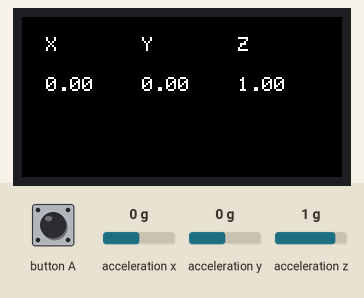
Recording of a sketch running on a simulated ESP32. On the bench: 160×80 colour display. Inputs (shaded band) come from the test bench; at power-on: acceleration x 0 g, acceleration y 0 g, acceleration z 1 g. WiFi joins after 1.5 s; servers stay silent unless stated; web services answer with replies made up by the test bench; what the sketch prints to the serial monitor is not drawn.

2.9 s: button A pressed for 0.15 s
Above: at 3.6 s.
Timing chart, 0 to 5.9 s (numbered marks = the images above; inputs shaded):
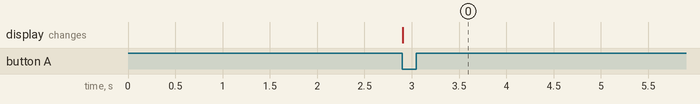

The sketch:

IFTTT_Accelerometer.ino
```cpp
#include <M5StickC.h>
#include <WiFi.h>
#include <HTTPClient.h>
#include <Arduino_JSON.h>

const char *ssid = "One+";
const char *password = "987654321";
const int BIG_BUTTON = 37;
volatile bool buttonPressed = false;

float accX = 0.0F;
float accY = 0.0F;
float accZ = 0.0F;

// Your Domain name with URL path or IP address with path
String iftttApiKey = "K4tibvQOfnxiGhnlpO-SR";
String event = "accel_readings";

void IRAM_ATTR buttonEvent() {
  buttonPressed = true;
}

void setup() {
  Serial.begin(115200);
  M5.begin();
  M5.IMU.Init();
  M5.Lcd.setRotation(3);
  M5.Lcd.setCursor(0, 10);
  M5.Lcd.println("  X       Y       Z");
  pinMode(BIG_BUTTON, INPUT);
  attachInterrupt(BIG_BUTTON, buttonEvent, FALLING);

  WiFi.begin(ssid, password);
  Serial.println("Connecting");
  while (WiFi.status() != WL_CONNECTED) {
    delay(500);
    Serial.print(".");
  }
  Serial.println("");
  Serial.print("Connected to WiFi network with IP Address: ");
  Serial.println(WiFi.localIP());
}

void loop() {
  M5.IMU.getAccelData(&accX,&accY,&accZ);

  if (buttonPressed) {
    M5.Lcd.setCursor(0, 30);
    M5.Lcd.printf(" %5.2f   %5.2f   %5.2f   ", accX, accY, accZ);
    buttonPressed = false;
    sendButtonTrigger();
    delay(500);
  }
}

void sendButtonTrigger() {
  // Send an HTTP GET request
  // Check WiFi connection status
  if (WiFi.status() == WL_CONNECTED) {
   String serverPath = "https://maker.ifttt.com/trigger/" + event + "/with/key/" + iftttApiKey + "?value1=" + accX + "&value2="+ accY + "&value3=" + accZ;
    String jsonBuffer = httpGETRequest(serverPath.c_str());
    Serial.println(jsonBuffer);
    JSONVar myObject = JSON.parse(jsonBuffer);
  }
  else {
    Serial.println("WiFi Disconnected");
  }
}

String httpGETRequest(const char* serverName) {
  HTTPClient http;

  // Your IP address with path or Domain name with URL path
  http.begin(serverName);

  // Send HTTP POST request
  int httpResponseCode = http.GET();

  String payload = "{}";

  if (httpResponseCode > 0) {
    Serial.print("HTTP Response code: ");
    Serial.println(httpResponseCode);
    payload = http.getString();
  }
  else {
    Serial.print("Error code: ");
    Serial.println(httpResponseCode);
  }
  // Free resources
  http.end();

  return payload;
}
```

Measured:
- after the input at 2.9 s, the display: changes at once (image 0)
